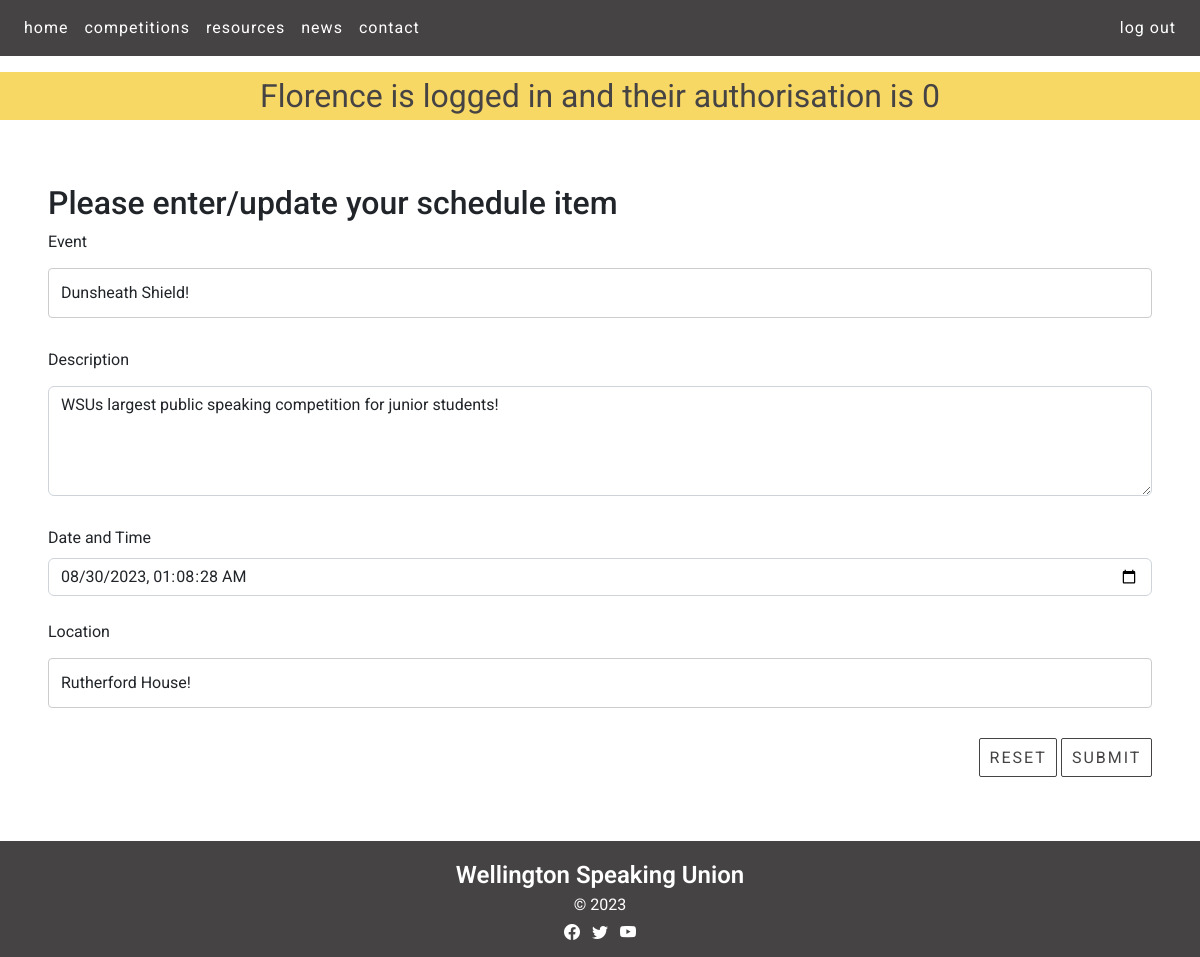
The page /schedule_cud?id=2&task=update (signed in) on the database as committed earlier.
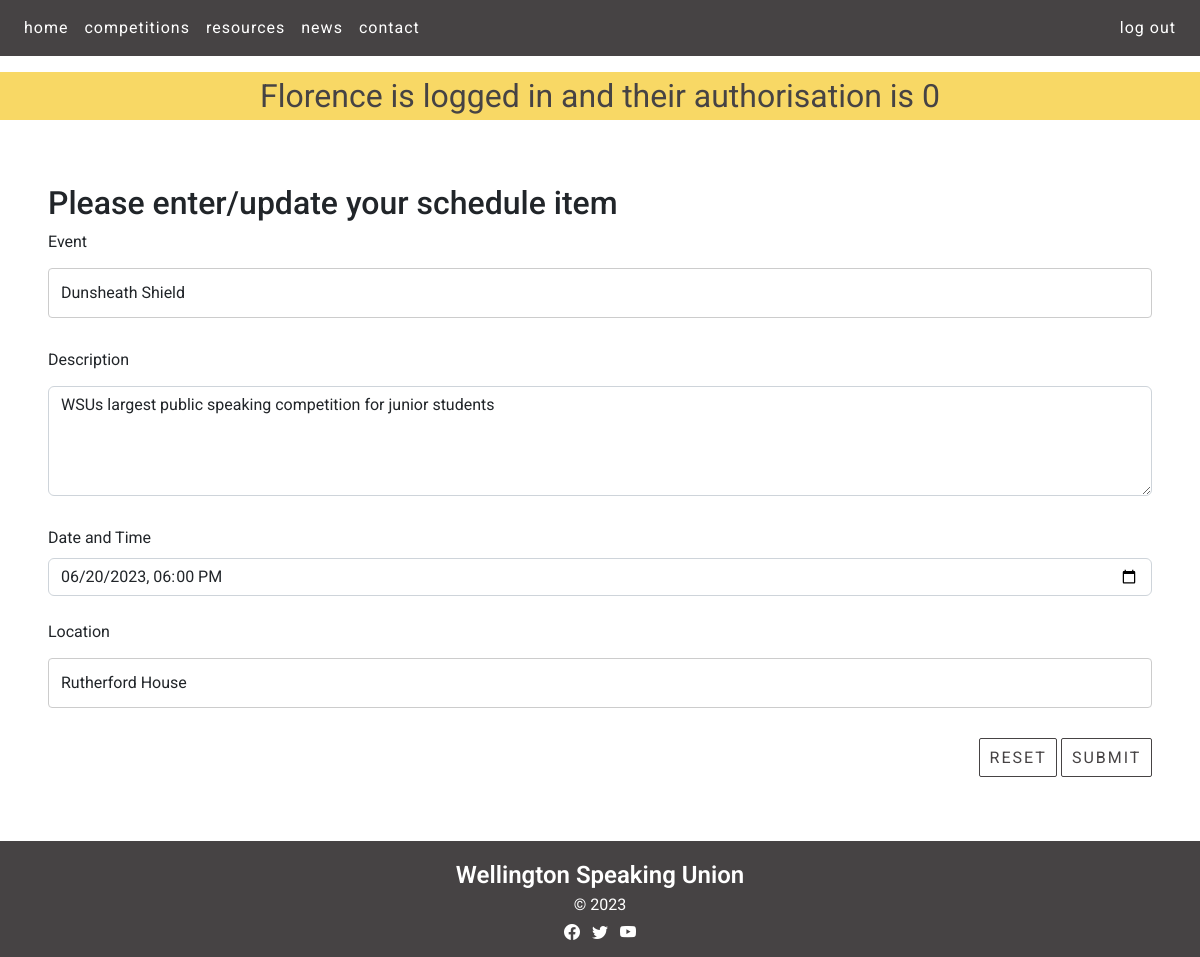
The same page on the database as committed later.
### tables this page shows
CREATE TABLE schedule(
    post_id integer primary key autoincrement not null,
    event text not null,
    description text not null,
    scheduledate date not null,
    location text not null,
    member_id integer not null,
    foreign key(member_id) references member(member_id)
);

### server.py (the view, shortened to what this page needs)
@app.route ('/schedule_cud', methods=["GET", "POST"])
def schedule_cud():
    data = request.args
    required_keys = ['id', 'task']
    for k in required_keys:
        if k not in data.keys():
            message = "Do not know what to do with read update on schedule (key not present)"
            return render_template('error.html', message=message)
    if request.method == "GET":
        if data['task'] == 'delete':
            sql = "delete from schedule where post_id = ?"
            values_tuple = (data['id'],)
            result = run_commit_query(sql, values_tuple, db_path)
            return redirect(url_for('news'))
        elif data['task'] == 'update':
            sql = """ select event, description, scheduledate, location from schedule where post_id=?"""
            values_tuple = (data['id'],)
            result = run_search_query_tuples(sql, values_tuple, db_path, True)
            result = result[0]
            return render_template("schedule_cud.html",
                                   **result,
                                   id=data['id'],
                                   task=data['task'])
        elif data['task'] == 'add':
            return render_template("schedule_cud.html",
                                   id=0,
                                   task=data['task'])
        else:
            message = "Unrecognised task coming from news page"
            return render_template('error.html', message=message)

### db_functions.py (called while the page is built)
def run_search_query_tuples(sql_query, values_tuple, file_path, rowfactory=False):
    result = None
    try:
        db = sqlite3.connect(file_path)
        if rowfactory:
            db.row_factory = sqlite3.Row
        cursor = db.cursor()
        cursor.execute(sql_query, values_tuple)
        result = cursor.fetchall()
        cursor.close()
    except sqlite3.Error as error:
        print("Error running search query tuples: {}".format(error))
        return None
    db.close()
    if result is None:
        print("No search values were found")
    return result

### templates/schedule_cud.html (shortened to what this page needs)
{% extends "layout.html" %}
{% block content %}
<div class="recent-news-containers white-bg">
  <div class="news p-4 my-4">
    <h2>Please enter/update your schedule item</h2>
    <form action="{{url_for('schedule_cud', id=id, task=task)}}" method="POST">
      <div>
        <label for="event" class="form-label">Event</label>
        <input type="text" class="form-control" id="event" name="event" placeholder="" value="{{event}}" required>
      </div>
      <div>
        <label for="description" class="form-label">Description</label>
        <textarea class="form-control" id="description" name="description" rows="4" required>{{description}}</textarea>
      </div>
      <div>
        <label for="scheduledate" class="form-label">Date and Time</label>
        <input id="scheduledate"
               class="form-control"
               type="datetime-local"
               name="scheduledate"
               min="2023-01-01T00:00"
               max="2024-01-01T00:00"
               value = "{{scheduledate}}"
               required />
      </div>
      <br>
      <div>
        <label for="location" class="form-label">Location</label>
        <input type="text" class="form-control" id="location" name="location" placeholder="" value="{{location}}" required>
      </div>
      <div class="text-end">
        <button type="reset" class="btn btn-primary recent-news-button">Reset</button>
        <button type="submit" class="btn btn-primary recent-news-button">Submit</button>
      </div>
    </form>
  </div>
</div>
{% endblock %}

### templates/layout.html (shortened to what this page needs)
<!DOCTYPE HTML>
<html lang="en">
<head>
<link href="https://cdn.jsdelivr.net/npm/bootstrap@5.2.3/dist/css/bootstrap.min.css" rel="stylesheet">
<link rel="stylesheet" href="https://cdn.jsdelivr.net/npm/bootstrap-icons@1.10.3/font/bootstrap-icons.css">
<link rel="stylesheet" href="static/styles.css">
</head>
<body>
<nav class="navbar navbar-expand-lg px-3 navbar-dark">
    <div class="collapse navbar-collapse" id="collapsibleNavbar">
        <ul class="navbar-nav">
            <li class="nav-item">
                <a class="nav-link" href="{{ url_for('index') }}">home</a>
            </li>
            <li class="nav-item">
                <a class="nav-link" href="{{ url_for('competitions') }}">competitions</a>
            </li>
            <li class="nav-item">
                <a class="nav-link" href="{{ url_for('resources') }}">resources</a>
            </li>
            <li class="nav-item">
                <a class="nav-link" href="{{ url_for('news') }}">news</a>
            </li>
            <li class="nav-item">
                <a class="nav-link" href="{{ url_for('resources') }}#contact">contact</a>
            </li>
        </ul>
        <div class="ms-auto">
            {% if session %}
            <a class="nav-link nav-btn nav-btn-outline" href="{{ url_for('logout') }}">log out</a>
            {% else %}
            <a class="nav-link nav-btn nav-btn-outline" style="display: inline-block" href="{{ url_for('signup') }}">sign up</a>
            <a class="nav-link nav-btn nav-btn-outline" style="display: inline-block" href="{{ url_for('login') }}">log in</a>
            {% endif %}
        </div>
    </div>
</nav>
        {% if session %}
        <div class="session"> {{ session['firstname'] }} is logged in and their authorisation is {{ session['authorisation'] }}</div>
        {% endif %}
{% block content %}
{% endblock %}
<footer class="footer-content container-fluid">
    <p>Wellington Speaking Union</p>
    <p>&copy; 2023</p>
    <section class="mb-2">
        <a class="footer-link"><i class="bi bi-facebook"></i></a>
        <a class="footer-link"><i class="bi bi-twitter"></i></a>
        <a class="footer-link"><i class="bi bi-youtube"></i></a>
    </section>
</footer>
</body>
</html>

### static/styles.css (style rules this page uses)
:root { --brand-black: rgb(27,27,28); --brand-dark-gray: rgb(70,67,68); --brand-light-gray: rgb(104,102,103); --brand-yellow: rgb(248,216,101); --brand-white: rgb(255,255,255); }
.btn-primary, .btn-primary:hover { color:var(--brand-dark-gray); background-color:var(--brand-yellow); border-color:var(--brand-dark-gray); }
.btn, .btn-circle { display:inline-block; margin:auto; text-align: center; letter-spacing: 2px; color: var(--brand-white); vertical-align: middle; user-select: none; border: 1px solid transparent; text-transform: uppercase; padding: 1.1em 1.3em 1.1em 1.5em; transition: color 0.5s ease-in-out,background-color 0.5s ease-in-out,border-color 0.5s ease-in-out,box-shadow 1s cubic-bezier(.019,1,.22,1); position:relative; }
body { font-family: 'Roboto', serif; font-size: 100%; background-color: var(--brand-white); margin: 0; }
p { text-align: center; color: var(--brand-white); margin: 0; overflow: auto; }
.navbar { background-color: var(--brand-dark-gray); position:sticky; top:0; z-index: 9999; margin-bottom: 1em; }
.nav-link { font-size: 1em; letter-spacing: 1px; color: var(--brand-white); transition: color 0s ease-in-out,background-color 0s ease-in-out,border-color 0s ease-in-out; }
.nav-btn-outline { border: 0 solid white; padding: 0 0.5em; }
.session { background-color:var(--brand-yellow); color:var(--brand-dark-gray); text-align:center; font-size: 2em; }
.white-bg { background-color: var(--brand-white); }
.container-fluid { padding:0; }
.recent-news-containers { border-radius:10px; margin-left:0.5em; margin-right:0.5em; padding:1em; margin-top:0; }
.recent-news-button { transition: none !important; border-radius: 2px; background-color: var(--brand-white); color:var(--brand-dark-gray); border-color:var(--brand-dark-gray); position: relative; text-align:center; display:inline-block; padding: 0.4em 0.6em; }
.footer-content { background-color: var(--brand-dark-gray); text-align: center; padding: 1em 0 0.25em 0; color: var(--brand-white); }
.footer-content p:first-child { font-weight: 600; font-size: 1.5em; text-align: center; }
.footer-content p:nth-child(2) { font-weight: 400; font-size: 1em; text-align: center; padding-bottom: 0.25em; }
.footer-link { font-size:1em; padding: 0.25em; color: var(--brand-white); }
input[type=text], select, textarea { width: 100%; padding: 12px; border: 1px solid #ccc; border-radius: 4px; box-sizing: border-box; margin-top: 6px; margin-bottom: 30px; resize: vertical }
label, input[type='text'], input[type='email'], textarea { font-size:1em !important; }

Rows that differ between the two databases and show on the page:
changed schedule: event "Dunsheath Shield!" → "Dunsheath Shield"; description "WSUs largest public speaking competition for junior students!" → "WSUs largest public speaking competition for junior students"; scheduledate "08/30/2023 01:08:28" → "06/20/2023 18:00"; location "Rutherford House!" → "Rutherford House"
